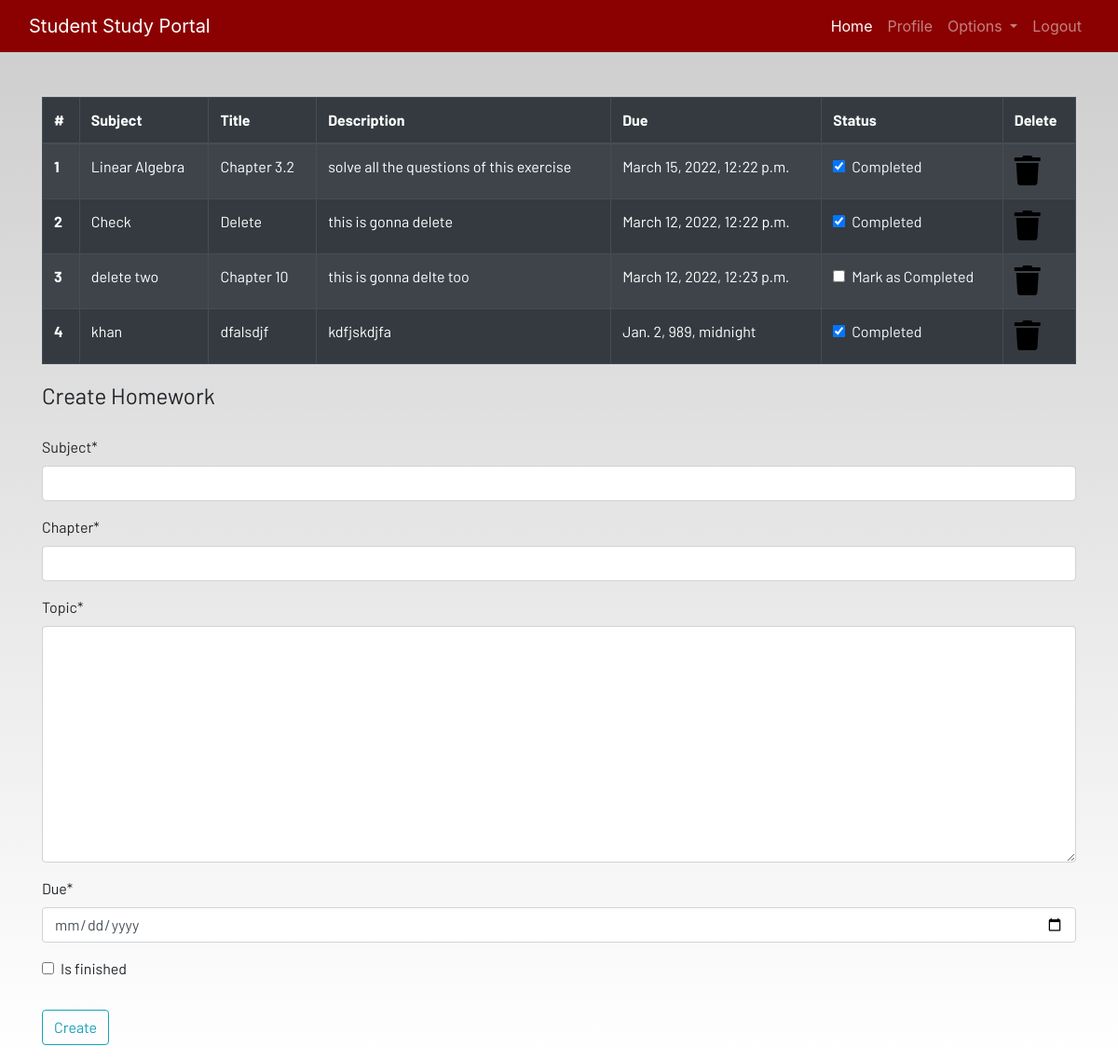
Screenshot of /homework/ (signed in) with the database file from the repository.
### dashboard/models.py (models this page shows)
class Homework(models.Model):
    user=models.ForeignKey(User,on_delete=models.CASCADE)
    subject=models.CharField(max_length=50)
    chapter=models.CharField(max_length=70)
    topic=models.TextField()
    due=models.DateTimeField()
    is_finished=models.BooleanField(default=False)

### dashboard/views.py (the view, shortened to what this page needs)
# urls.py: path('homework/',views.homework,name='homework'),
@login_required
def homework(request):
    form=HomeworkForm()
    homework=Homework.objects.filter(user=request.user)
    if len(homework)==0:
        homework_done=True
    else:
        homework_done=False
    return render(request,'dashboard/homework.html',{'homework':homework,'homework_done':homework_done,'form':form})

### dashboard/forms.py
class HomeworkForm(forms.ModelForm):
    class Meta:
        model=Homework
        widgets={'due':DateInput()}
        fields=['subject','chapter','topic','due','is_finished']

### dashboard/templates/dashboard/homework.html
{% extends 'dashboard/base.html' %}
{% load static %}
{% block content %}
{%load crispy_forms_tags%}
<div class="container">
    {% if not homework_done %}
    <table class="table table-striped table-bordered table-hover table-dark">
        <thead>
            <tr>
                <th scope="col">#</th>
                <th scope="col">Subject</th>
                <th scope="col">Title</th>
                <th scope="col">Description</th>
                <th scope="col">Due</th>
                <th scope="col">Status</th>
                <th scope="col">Delete</th>
            </tr>
        </thead>
        <tbody>
            {% for home in homework %}
            <tr>
                <th scope="row">{{forloop.counter}}</th>
                <td>{{home.subject}}</td>
                <td>{{home.chapter}}</td>
                <td>{{home.topic}}</td>
                <td>{{home.due}}</td>
                <td>
                    <a href="{%url 'updateHomework' home.id%} ">
                        <div class="form-check">
                            {% if home.is_finished %}
                            <input class="form-check-input" type="checkbox" value="" checked>
                            <label class="form-check-label text-light" for="flexCheckDefault">
                                 Completed
                            </label>
                            {% else %}
                            <input class="form-check-input" type="checkbox" value="">
                            <label class="form-check-label text-light" for="flexCheckDefault">
                                Mark as Completed
                            </label>
                            {% endif %}
                        </div>
                    </a>
                </td>
                <td><a href="{%url 'deleteHomework' home.id%}"><i class="fa fa-trash fa-2x"></i></a></td>
            </tr>
            {% endfor %}
        </tbody>
    </table>
    {% else %}
    <h4>All homeworks are completed!! Create to have more!!</h4>
    {% endif %}
</div>
<div class=" container">
    <form method="POST">{% csrf_token %}
        <fieldset class="form-group">
            <legend class="border-bottom mb-4">Create Homework</legend>
            {{form|crispy}}
        </fieldset>
        <div class="form-group">
            <button href="" class="btn btn-outline-info" type="submit">
                Create
            </button>
        </div>
    </form>
</div>
{% endblock content %}

### dashboard/static/dashboard/css/main.css (style rules this page uses)
html { scroll-behavior: smooth; height: 100%; width: 100%; }
a { text-decoration: none !important; color: black; }
html, body { max-width: 100%; overflow-x: hidden; height: 100%; width: 100%; }
body { background: linear-gradient(rgba(0, 0, 0, 0.2), rgba(255, 255, 255, 0.5)); overflow-x: hidden; background-repeat: no-repeat; }
.fa { color: black; }

### rows the page displays
Homework: subject "Linear Algebra", chapter "Chapter 3.2", topic "solve all the questions of this exercise", due "March 15, 2022, 12:22 p.m."
Homework: subject "Check", chapter "Delete", topic "this is gonna delete", due "March 12, 2022, 12:22 p.m."
Homework: subject "delete two", chapter "Chapter 10", topic "this is gonna delte too", due "March 12, 2022, 12:23 p.m."
Homework: subject "khan", chapter "dfalsdjf", topic "kdfjskdjfa", due "Jan. 2, 989, midnight"
